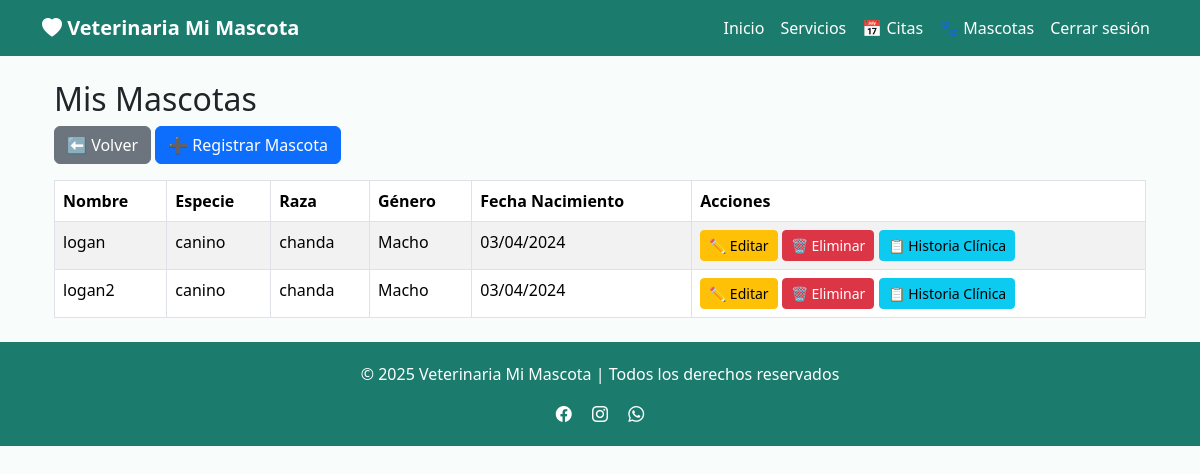
Screenshot of /mascotas/ (signed in) with the database file from the repository.
### app/models/mascota.py (models this page shows, shortened)
class Mascota(db.Model):
    __tablename__ = "mascotas"
    id_mascota = db.Column(db.Integer, primary_key=True)
    nombre = db.Column(db.String(100), nullable=False)
    especie = db.Column(db.String(50), nullable=False)
    raza = db.Column(db.String(50))
    genero = db.Column(db.String(10))
    fecha_nacimiento = db.Column(db.Date)
    id_usuario = db.Column(db.Integer, db.ForeignKey("usuarios.id_usuario"), nullable=False)
    usuario = db.relationship("Usuario", back_populates="mascotas")

### app/routes/mascotas.py (the view)
@mascotas_bp.route("/")
@login_required
def index():
    mascotas = Mascota.query.filter_by(id_usuario=current_user.id_usuario).all()
    return render_template("mascotas/index.html", mascotas=mascotas)

### app/models/usuario.py (called while the page is built)
    @property
    def is_active(self):
        return True

### app/templates/mascotas/index.html
{% extends "base.html" %}
{% block content %}
<div class="container mt-4">
    <h2>Mis Mascotas</h2>
    <a href="{{ url_for('main.dashboard') }}" class="btn btn-secondary mb-3">⬅️ Volver</a>
    <a href="{{ url_for('mascotas.crear') }}" class="btn btn-primary mb-3">➕ Registrar Mascota</a>
    {% if mascotas %}
    <table class="table table-striped table-bordered">
        <thead>
            <tr>
                <th>Nombre</th>
                <th>Especie</th>
                <th>Raza</th>
                <th>Género</th>
                <th>Fecha Nacimiento</th>
                <th>Acciones</th>
            </tr>
        </thead>
        <tbody>
            {% for mascota in mascotas %}
            <tr>
                <td>{{ mascota.nombre }}</td>
                <td>{{ mascota.especie }}</td>
                <td>{{ mascota.raza }}</td>
                <td>{{ mascota.genero }}</td>
                <td>
                    {% if mascota.fecha_nacimiento %}
                        {{ mascota.fecha_nacimiento.strftime("%d/%m/%Y") }}
                    {% else %}
                        -
                    {% endif %}
                </td>
                <td>
                    <a href="{{ url_for('mascotas.editar', id_mascota=mascota.id_mascota) }}"
                       class="btn btn-sm btn-warning">✏️ Editar</a>
                    <form action="{{ url_for('mascotas.eliminar', id_mascota=mascota.id_mascota) }}"
                          method="POST" style="display:inline;">
                        <button type="submit" class="btn btn-sm btn-danger"
                                onclick="return confirm('¿Seguro que quieres eliminar esta mascota?');">
                            🗑️ Eliminar
                        </button>
                    </form>
                    <a href="{{ url_for('historia.listar', id_mascota=mascota.id_mascota) }}"
                       class="btn btn-sm btn-info">📋 Historia Clínica</a>
                </td>
            </tr>
            {% endfor %}
        </tbody>
    </table>
    {% else %}
        <div class="alert alert-info">No tienes mascotas registradas aún.</div>
    {% endif %}
</div>
{% endblock %}

### app/templates/base.html (style rules this page uses)
body { background-color: #f8fdfb; }

### rows the page displays
Mascota: nombre "logan", especie "canino", raza "chanda", genero "Macho", fecha_nacimiento "03/04/2024"
Mascota: nombre "logan2", especie "canino", raza "chanda", genero "Macho", fecha_nacimiento "03/04/2024"
